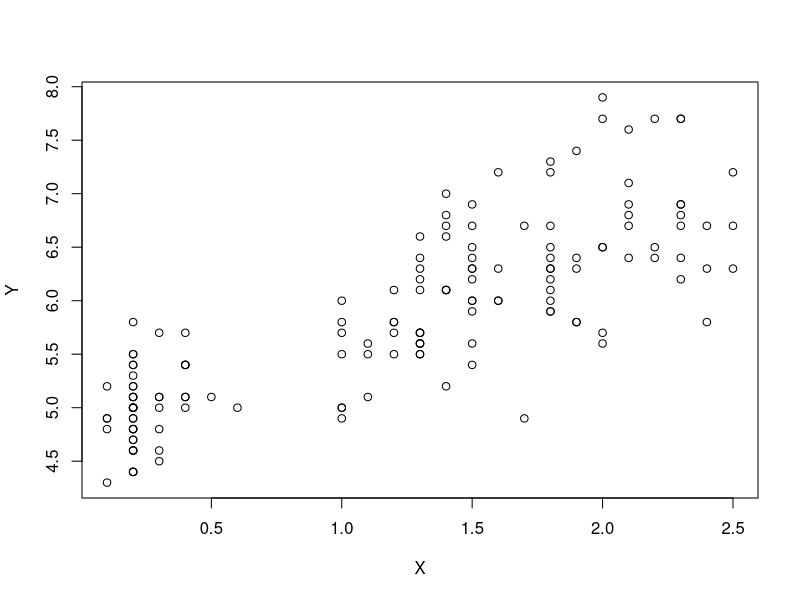
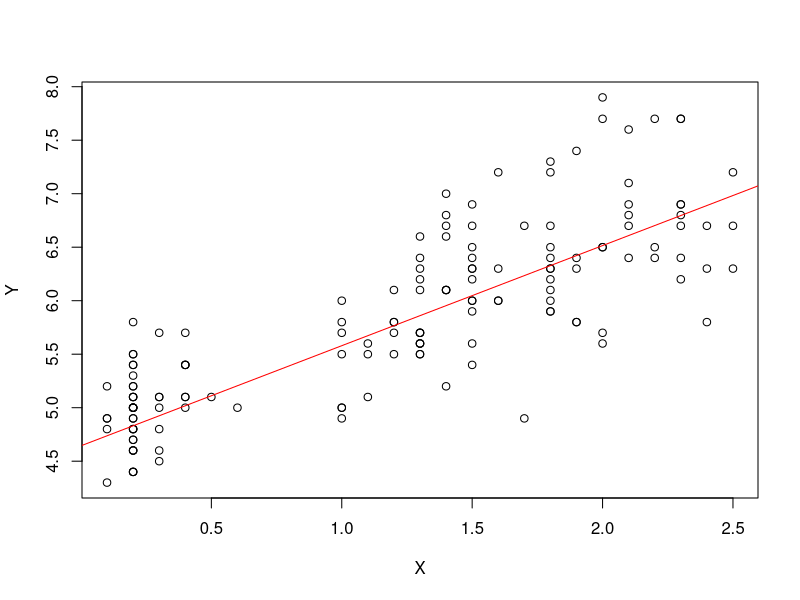
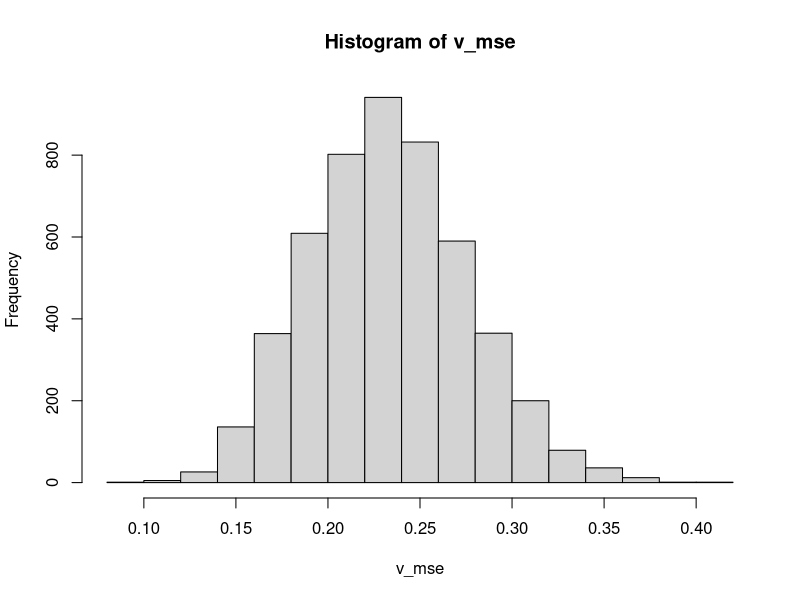

Here is the R script that generated these plots, in order:
## ---- chunk 1
knitr::opts_chunk$set(echo = TRUE)
## ---- chunk 2
data(iris)
Y = iris$Sepal.Length
X = iris$Petal.Width
plot(X, Y)
## ---- chunk 3
gd <- function(x, y, alpha, beta_0, beta_1){
  beta_0 <- beta_0 + (alpha /length(x)) * sum(y - beta_0- beta_1 * x )
  beta_1 <- beta_1 + (alpha /length(x)) * sum(x * (y - beta_0-beta_1 * x))
c(beta_0, beta_1)
} 
#lm(Sepal.Length ~Petal.Width, data = iris)
## ---- chunk 4
gd(X, Y, alpha = 1, 1, 1)
## ---- chunk 5
plot(X,Y)
abline(a = 4.644000, b = 0.935696, col = "red")
## ---- chunk 6
gd(X, Y, alpha = 1, 4.644000, 0.935696)
## ---- chunk 7
paso0 <- gd(X, Y, alpha = 1, beta_0 = 1, beta_1 = 1)
paso0
Costo <- (1 / (2* length(X))) * sum(Y -paso0[1]-paso0[2] * X)
## ---- chunk 8
valores_iniciales <- c(1, 1)
Costo <- numeric(100)
for(i in 1:100){
valores_iniciales <- gd(X, Y, alpha = 1, beta_0 = valores_iniciales[1], beta_1 = valores_iniciales[2])
Costo[i] = (1 / (2* length(X))) * sum(Y -valores_iniciales[1]-valores_iniciales[2] * X) 
#stop(if(Costo[i] < 0.0001))
}


Costo
## ---- chunk 9
set.seed(112020)
indicamue <-sample(150, round(150 * 0.7))
training <- iris[indicamue,]
modelo <- lm(Sepal.Length~Petal.Width, data = training)
summary(modelo)
## ---- chunk 10
indica_test <- setdiff(1:150, indicamue) 
mue_test <- iris[indica_test, c("Petal.Width", "Sepal.Length")]
# predict(modelo, mue_test)
MSE <- mean((mue_test$Sepal.Length - predict(modelo, mue_test))^2)
MSE
## ---- chunk 11
MSE <- function(semilla){
set.seed(semilla)
indicamue <- sample(150, round(150 * 0.7))
training <- iris[indicamue,]
modelo <- lm(Sepal.Length~Petal.Width, data = training)
summary(modelo)
indica_test <- setdiff(1:150, indicamue) 
mue_test <- iris[indica_test, c("Petal.Width", "Sepal.Length")]
# predict(modelo, mue_test)
MSE <- mean((mue_test$Sepal.Length - predict(modelo, mue_test))^2)
return(MSE)
}
MSE(112020)
## ---- chunk 12
v_mse <- numeric(5000)
set.seed(112020)
semillas <- sample(1:1000000, 5000, replace = F)

for(i in 1:5000){
  v_mse[i] <- MSE(semillas[i])
}
## ---- chunk 13
hist(v_mse)
summary(v_mse)
